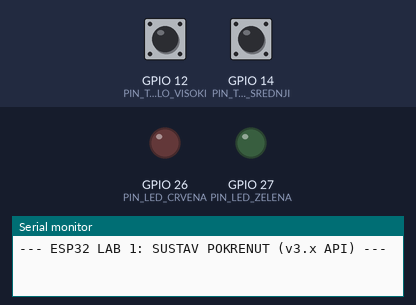
The sketch below on a simulated ESP32. Parts: output pins drawn as LEDs (lit = HIGH), the last lines printed to the serial monitor. Inputs (shaded band) come from the test bench; at power-on: GPIO 12 (PIN_TIPKALO_VISOKI) HIGH, GPIO 14 (PIN_TIPKALO_SREDNJI) HIGH.

Above: at 1.7 s.
1.8 s: GPIO 12 (PIN_TIPKALO_VISOKI) pulled LOW for 0.15 s
At 1.95 s:
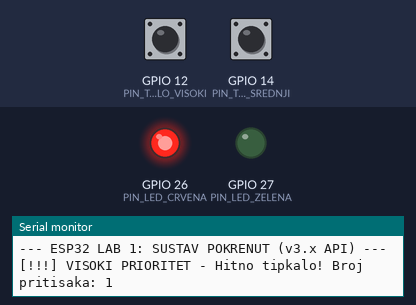
At 3.1 s:
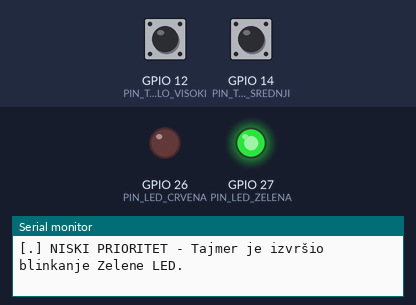
8.0 s: GPIO 12 (PIN_TIPKALO_VISOKI) pulled LOW for 1 s
At 8.15 s:
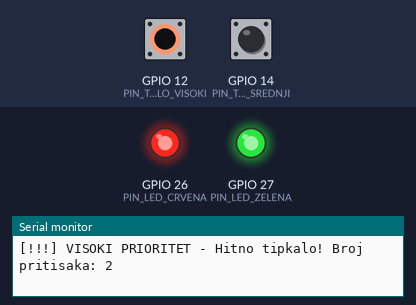
Timing chart, 0 to 16.0 s (numbered marks = the images above; inputs shaded):
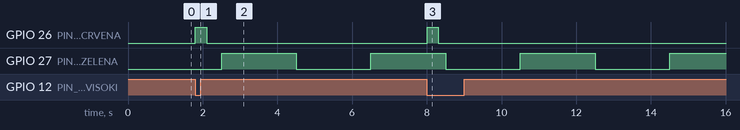

The sketch:

sketch.ino
```cpp
#include <Arduino.h>

// 1. Definiranje pinova
const int PIN_TIPKALO_VISOKI = 12;
const int PIN_TIPKALO_SREDNJI = 14;
const int PIN_LED_CRVENA = 26;
const int PIN_LED_ZELENA = 27;
const int PIN_TRIG = 5;
const int PIN_ECHO = 18;

volatile bool prekidVisokiAktivan = false;
volatile bool prekidSrednjiAktivan = false;
volatile bool prekidTajmerAktivan = false;

// Brojači
int brojacVisoki = 0;
int brojacSrednji = 0;

// Struktura za timer
hw_timer_t *mojTajmer = NULL;

void isrVisokiPrioritet() {
  prekidVisokiAktivan = true;
}

void isrSrednjiPrioritet() {
  prekidSrednjiAktivan = true;
}

void onTimer() {
  prekidTajmerAktivan = true;
}

void setup() {
  Serial.begin(115200);
  delay(500);
  Serial.println("\n--- ESP32 LAB 1: SUSTAV POKRENUT (v3.x API) ---");

  pinMode(PIN_LED_CRVENA, OUTPUT);
  pinMode(PIN_LED_ZELENA, OUTPUT);
  pinMode(PIN_TRIG, OUTPUT);
  pinMode(PIN_ECHO, INPUT);

  pinMode(PIN_TIPKALO_VISOKI, INPUT_PULLUP);
  pinMode(PIN_TIPKALO_SREDNJI, INPUT_PULLUP);

  attachInterrupt(digitalPinToInterrupt(PIN_TIPKALO_VISOKI), isrVisokiPrioritet, FALLING);
  attachInterrupt(digitalPinToInterrupt(PIN_TIPKALO_SREDNJI), isrSrednjiPrioritet, FALLING);

  // Postavljanje timera na 1s
  mojTajmer = timerBegin(1000000);

  // Povezivanje timera s funkcijom
  timerAttachInterrupt(mojTajmer, &onTimer);

  // Alarm: 2.000.000 mikrosekundi (2 sekunde)
  timerAlarm(mojTajmer, 2000000, true, 0);
}

void loop() {

  // 1. OBRADA VISOKOG PRIORITETA (Tipkalo 1)
  if (prekidVisokiAktivan) {
    prekidVisokiAktivan = false;
    brojacVisoki++;

    digitalWrite(PIN_LED_CRVENA, HIGH);
    Serial.print("[!!!] VISOKI PRIORITET - Hitno tipkalo! Broj pritisaka: ");
    Serial.println(brojacVisoki);

    delay(300); // Kratka pauza za vizualni efekt
    digitalWrite(PIN_LED_CRVENA, LOW);
  }

  // 2. OBRADA SREDNJEG PRIORITETA (Tipkalo 2 + Senzor)
  if (prekidSrednjiAktivan) {
    prekidSrednjiAktivan = false;
    brojacSrednji++;

    // Mjerenje udaljenosti preko HC-SR04
    digitalWrite(PIN_TRIG, LOW);
    delayMicroseconds(2);
    digitalWrite(PIN_TRIG, HIGH);
    delayMicroseconds(10);
    digitalWrite(PIN_TRIG, LOW);

    long trajanje = pulseIn(PIN_ECHO, HIGH);
    int udaljenost = trajanje * 0.034 / 2;

    Serial.print("[i] SREDNJI PRIORITET - Udaljenost: ");
    Serial.print(udaljenost);
    Serial.print(" cm | Tipkalo 2 stisnuto: ");
    Serial.print(brojacSrednji);
    Serial.println(" puta.");
  }

  // 3. OBRADA NISKOG PRIORITETA (Times)
  if (prekidTajmerAktivan) {
    prekidTajmerAktivan = false;
    digitalWrite(PIN_LED_ZELENA, !digitalRead(PIN_LED_ZELENA));
    Serial.println("[.] NISKI PRIORITET - Tajmer je izvršio blinkanje Zelene LED.");
  }

  delay(10);
}
```

Measured:
- after the input at 1.8 s, GPIO 26 (PIN_LED_CRVENA): LOW → HIGH at once, → LOW 0.30 s later
- after the input at 8.0 s, GPIO 26 (PIN_LED_CRVENA): LOW → HIGH at once, → LOW 0.30 s later
- by itself, GPIO 27 (PIN_LED_ZELENA): alternates HIGH for 2.0 s and LOW for 2.0 s
